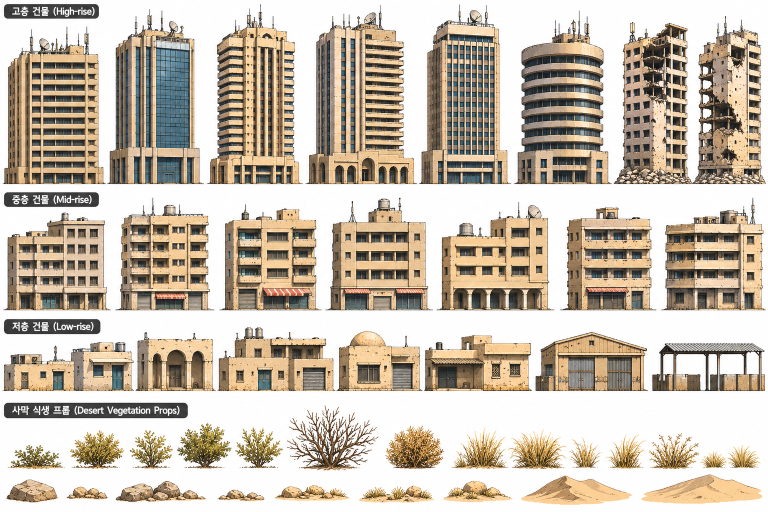
#> input picture tank/assets/ref/buildings_vegetation_sheet.png, 1536 x 1024 px (shown at 1/2 size)
$ python cut_city.py
#> lines starting #> are read from the running program, lines starting #| are printed output that depends on the picture; after the words box and inside, x2 and y2 are one past the last pixel; in counts of white or black regions, pixels touching at a corner belong together
### tank/tools/sheet_cut.py
"""Shared cutter for drawings on a white page (buildings, debris, vegetation): removes the page, the white
islands it leaves inside the drawing, and the pale halo along the edges (the edge pixels are un-mixed from the
white they were blended with, so no white rim shows over a dark background)."""
import numpy as np
from PIL import Image


def _grow(m, n=1):
    for _ in range(n):
        d = m.copy(); d[1:] |= m[:-1]; d[:-1] |= m[1:]; d[:, 1:] |= m[:, :-1]; d[:, :-1] |= m[:, 1:]; m = d
    return m


def _flood(seed, allowed):
    reg = seed & allowed
    while True:
        d = _grow(reg) & allowed
        if (d == reg).all(): return reg
        reg = d


def _islands(mask, min_px):
    """connected regions of mask larger than min_px (4-neighbour), as one boolean array"""
    H, W = mask.shape; seen = np.zeros_like(mask); out = np.zeros_like(mask)
    ys, xs = np.nonzero(mask)
    for y0, x0 in zip(ys, xs):
        if seen[y0, x0]: continue
        st = [(y0, x0)]; seen[y0, x0] = True; comp = []
        while st:
            y, x = st.pop(); comp.append((y, x))
            for v, u in ((y + 1, x), (y - 1, x), (y, x + 1), (y, x - 1)):
                if 0 <= v < H and 0 <= u < W and mask[v, u] and not seen[v, u]: seen[v, u] = True; st.append((v, u))
        if len(comp) >= min_px:
            for y, x in comp: out[y, x] = True
    return out


def cut(img, box, page_thr=226, island_px=400, keep=None):
    """img: PIL RGB; box: (x0, y0, x1, y1). Returns a trimmed RGBA PIL image and its box in the sheet."""
    x0, y0, x1, y1 = box
    a = np.asarray(img.crop(box).convert('RGB')).astype(np.float32)
    mn, mx = a.min(axis=2), a.max(axis=2)
    pale = (mn > page_thr) & (mx - mn < 26)
    border = np.zeros_like(pale); border[0] = border[-1] = True; border[:, 0] = border[:, -1] = True
    bg = _flood(border, pale)
    bg |= _islands(pale & ~bg, island_px)                       # white page seen through gaps in the drawing
    obj = ~bg
    if keep is not None: obj &= keep(a)
    # edge ring (2 px): un-mix from white. Reference colour = mean of the solid pixels nearby.
    inner = obj & ~_grow(~obj, 2)
    ring = obj & ~inner
    acc = np.zeros_like(a); cnt = np.zeros(a.shape[:2], np.float32)
    src = np.where(inner[..., None], a, 0); w = inner.astype(np.float32)
    for dy in range(-3, 4):
        for dx in range(-3, 4):
            acc += np.roll(np.roll(src, dy, 0), dx, 1); cnt += np.roll(np.roll(w, dy, 0), dx, 1)
    ref = acc / np.maximum(cnt, 1)[..., None]
    has = cnt > 0
    alpha = obj.astype(np.float32)
    refmin = ref.min(axis=2)
    al = np.clip((255 - mn) / np.maximum(1, 255 - refmin), 0, 1)
    sel = ring & has
    alpha[sel] = al[sel]
    a[sel] = ref[sel]
    alpha[ring & ~has] = 0
    rgba = np.dstack([np.clip(a, 0, 255).astype(np.uint8), (alpha * 255).astype(np.uint8)])
    ys, xs = np.nonzero(alpha > 0.04)
    if not len(ys): return None, None
    t = rgba[ys.min():ys.max() + 1, xs.min():xs.max() + 1]
    return Image.fromarray(t), (x0 + int(xs.min()), y0 + int(ys.min()), x0 + int(xs.max()) + 1, y0 + int(ys.max()) + 1)

### tank/tools/cut_city.py
#!/usr/bin/env python3
"""Cut the town buildings, vegetation, rocks and debris for the firing range:
  assets/ref/buildings_vegetation_sheet.png → assets/sprites/city/<id>.webp   (buildings, plants, rocks)
  assets/ref/debris_sheet.png               → assets/sprites/debris/<id>.webp
plus a JSON index (sizes; for buildings the roof line, where the solid block starts under the rooftop clutter).
White page, white islands and white edge halos are removed (tools/sheet_cut.py).
usage: python3 tools/cut_city.py
"""
import os, sys, json
import numpy as np
from PIL import Image
sys.path.insert(0, os.path.dirname(os.path.abspath(__file__)))
from sheet_cut import cut

ROOT = os.path.dirname(os.path.dirname(os.path.abspath(__file__)))
def out_dir(n): d = os.path.join(ROOT, 'assets/sprites', n); os.makedirs(d, exist_ok=True); return d
def save(im, d, name, scale):
    if scale != 1: im = im.convert('RGBa').resize((max(1, round(im.width * scale)), max(1, round(im.height * scale))), Image.LANCZOS).convert('RGBA')
    im.save(os.path.join(d, name + '.webp'), quality=90, method=5)
    return im

# ---- buildings: (id, x0, x1, row) on the 6144 x 4096 sheet ----
# band per row; the row captions sit at the far left, so the first building of each row starts lower
ROWS = {'h': (60, 1475), 'm': (1560, 2495), 'l': (2600, 3140)}
FIRST = {'h1': 165, 'm1': 1680, 'l1': 2700}
B = [('h1', 35, 827, 'h'), ('h2', 877, 1596, 'h'), ('h3', 1681, 2392, 'h'), ('h4', 2472, 3311, 'h'), ('h5', 3372, 4058, 'h'), ('h6', 4141, 4866, 'h'),
     ('hd1', 4945, 5511, 'h'), ('hd2', 5571, 6102, 'h'),
     ('m1', 60, 855, 'm'), ('m2', 960, 1679, 'm'), ('m3', 1800, 2529, 'm'), ('m4', 2642, 3424, 'm'), ('m5', 3532, 4393, 'm'), ('m6', 4534, 5211, 'm'), ('m7', 5321, 6108, 'm'),
     ('l1', 31, 1070, 'l'), ('l2', 1099, 1700, 'l'), ('l3', 1750, 2666, 'l'), ('l4', 2712, 3362, 'l'), ('l5', 3399, 4248, 'l'), ('l6', 4284, 5176, 'l'), ('l7', 5218, 6120, 'l')]
VEG = [('bush1', 40, 3530, 530, 3770), ('bush2', 548, 3420, 1006, 3770), ('bush3', 1028, 3420, 1394, 3770), ('bush4', 1408, 3360, 1866, 3770), ('bush5', 1872, 3400, 2272, 3770),
       ('tree', 2288, 3230, 3036, 3780), ('bush6', 3072, 3390, 3560, 3770), ('grass1', 3604, 3400, 4058, 3770), ('grass2', 4060, 3420, 4540, 3770),
       ('grass3', 4540, 3480, 4826, 3762), ('grass4', 4836, 3460, 5178, 3762), ('bush7', 5180, 3450, 5600, 3770), ('grass5', 5592, 3540, 6094, 3762),
       ('rock1', 40, 3820, 472, 4036), ('rock2', 520, 3876, 874, 4012), ('rock3', 912, 3832, 1662, 4032), ('rock4', 1726, 3900, 2126, 4028),
       ('rock5', 2186, 3866, 2806, 4024), ('rock6', 2858, 3868, 3482, 4036), ('rock7', 3536, 3830, 4110, 4032), ('dune1', 4160, 3790, 5066, 4056), ('dune2', 5120, 3780, 6110, 4048)]

# Storeys: the facade is lighter along the floor slabs and darker across the window bands, so the cell rows are
# put on the slab lines: the storey count and phase that put the boundaries on the brightest rows win.
FLOORS = {'h': (9, 17), 'm': (4, 7), 'l': (1, 3)}
def grid(im, roof, kind):
    a = np.asarray(im).astype(np.float32); H, W = a.shape[:2]
    al = a[..., 3] > 128; lum = a[..., :3].mean(axis=2)
    x0, x1 = int(W * 0.2), int(W * 0.8)
    prof = np.array([lum[y, x0:x1][al[y, x0:x1]].mean() if al[y, x0:x1].sum() > 5 else 0 for y in range(H)])
    k = np.ones(5) / 5; prof = np.convolve(prof, k, mode='same')
    body = H - roof; best = None
    lo, hi = FLOORS[kind]
    for n in range(lo, hi + 1):
        P = body / n
        for ph in np.linspace(-P * 0.45, P * 0.45, 19):
            bnd = [roof + ph + P * i for i in range(1, n)]
            mid = [roof + ph + P * (i + 0.5) for i in range(n)]
            ok = [int(y) for y in bnd if 0 <= y < H]; mk = [int(y) for y in mid if 0 <= y < H]
            if not ok: continue
            sc = prof[ok].mean() - prof[mk].mean() - 0.6 * abs(ph) / P
            if best is None or sc > best[0]: best = (sc, n, ph)
    _, n, ph = best
    P = body / n
    rows = [0] + [int(round(roof + ph + P * i)) for i in range(1, n)] + [H]
    rows = sorted(set(max(1, min(H - 1, y)) if 0 < i < n else y for i, y in enumerate(rows)))
    cols = max(2, round(W / (P * 1.45)))                        # bays about one and a half storeys wide
    # snap every boundary to the brightest line near its even position (slabs, piers), within a quarter bay
    def snap(pos, prof, span):
        out = []
        for p in pos:
            lo2, hi2 = int(max(1, p - span)), int(min(len(prof) - 2, p + span))
            out.append(lo2 + int(np.argmax(prof[lo2:hi2 + 1])) if hi2 > lo2 else int(p))
        return out
    rows = [0] + snap(rows[1:-1], prof, P * 0.2) + [H]
    yb0 = roof + int(body * 0.15); cprof = np.array([lum[yb0:, x][al[yb0:, x]].mean() if al[yb0:, x].sum() > 5 else 0 for x in range(W)])
    cprof = np.convolve(cprof, k, mode='same'); bw = W / cols
    xb = [0] + snap([bw * c for c in range(1, cols)], cprof, bw * 0.25) + [W]
    occ = []
    for r in range(len(rows) - 1):
        row = []
        for c in range(cols):
            xa, xb2 = xb[c], xb[c + 1]
            ya, yb = rows[r], rows[r + 1]
            if r == 0: ya = max(ya, roof - 4)                    # rooftop clutter does not count
            cell = al[ya:yb, xa:xb2]
            row.append(1 if cell.size and cell.mean() > 0.35 else 0)
        occ.append(row)
    return rows, xb, occ

def main():
    sheet = Image.open(os.path.join(ROOT, 'assets/ref/buildings_vegetation_sheet.png')).convert('RGB')
#> sheet is the input picture: PIL image 1536x1024 RGB; mean R, G, B 199.5, 188.9, 174.9
    d = out_dir('city'); info = {}
    for bid, x0, x1, r in B:
        y0, y1 = ROWS[r]; y0 = FIRST.get(bid, y0)
        im, box = cut(sheet, (x0 - 6, y0, x1 + 6, y1), island_px=900)
        im = save(im, d, bid, 0.6)
        a = np.asarray(im)[..., 3] > 128
        w = a.sum(axis=1); full = w.max()
        roof = int(np.argmax(w > 0.62 * full))                    # first row where the solid block starts
        rows, cols, occ = grid(im, roof, bid[0])
        info[bid] = {'w': im.width, 'h': im.height, 'roof': roof, 'rows': rows, 'cols': cols, 'occ': occ}
        print(bid, im.width, im.height, roof, len(rows) - 1, len(cols) - 1)
#> this loop made 22 passes
#> (box, full, roof, body in grid, P in grid, rows, yb0 in grid, bw in grid) on passes 9 to 16: ((54, 1680, 861, 2495), 484, 0, 489, 122.2, [0, 97, 219, 342, 489], 73, 161.3), ((954, 1560, 1685, 2495), 439, 0, 561, 140.2, [0, 111, 251, 392, 561], 84, 219.5), ((1794, 1560, 2535, 2495), 445, 0, 561, 140.2, [0, 111, 251, 392, 561], 84, 222.5), ((2636, 1560, 3430, 2495), 476, 0, 561, 140.2, [0, 111, 251, 392, 561], 84, 238), ((3526, 1560, 4399, 2495), 524, 0, 561, 140.2, [0, 111, 251, 392, 561], 84, 174.7), ((4528, 1560, 5217, 2495), 413, 0, 561, 140.2, [0, 111, 251, 392, 561], 84, 206.5), ((5315, 1560, 6114, 2495), 479, 0, 561, 140.2, [0, 111, 251, 392, 561], 84, 239.5), ((25, 2700, 1076, 3140), 631, 0, 264, 132, [0, 105, 264], 39, 210.3)
#> (box, full, roof, body in grid, P in grid, rows, yb0 in grid, bw in grid) on passes 1 to 6: ((29, 165, 833, 1475), 482, 0, 786, 78.6, [0, 87, 167, 247, 332, 413, 486, 554, 632, 711, 786], 117, 120.5), ((871, 60, 1602, 1475), 439, 9, 840, 84, [0, 63, 149, 235, 305, 399, 489, 567, 635, 719, 849], 135, 109.8), ((1675, 60, 2398, 1475), 434, 0, 849, 94.33, [0, 75, 170, 264, 358, 453, 547, 641, 736, 849], 127, 144.7), ((2466, 60, 3317, 1475), 511, 0, 849, 94.33, [0, 75, 170, 264, 358, 453, 547, 641, 736, 849], 127, 127.8), ((3366, 60, 4064, 1475), 419, 0, 849, 94.33, [0, 75, 170, 264, 358, 453, 547, 641, 736, 849], 127, 139.7), ((4135, 60, 4872, 1475), 442, 0, 849, 94.33, [0, 75, 170, 264, 358, 453, 547, 641, 736, 849], 127, 147.3)
#| h1 482 786 0 10 4
#| h2 439 849 9 10 4
#| h3 434 849 0 9 3
#| h4 511 849 0 9 4
#| h5 419 849 0 9 3
#| h6 442 849 0 9 3
#| hd1 347 849 0 9 3
#| hd2 326 849 0 9 2
#> (further printed lines are left out)
#> pass 1, in cut, `pale = (mn > page_thr) & (mx - mn < 26)`:
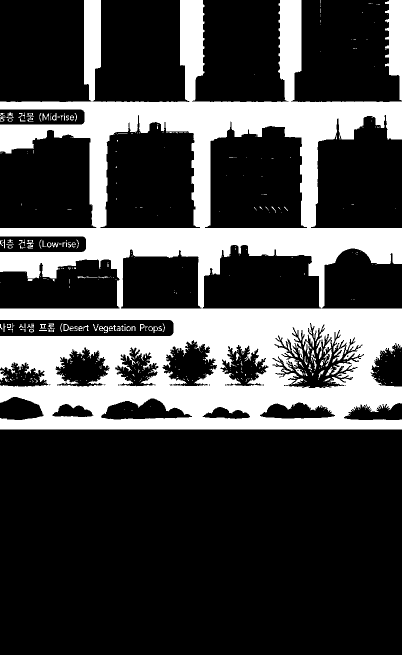
#> pale: shape (1310, 804) bool (shown at 1/2 size); 26.7% white; 449 white regions (361 under 20 px), largest, box (x1, y1, x2, y2) and area: (0, 0, 804, 859) 270858, (770, 0, 804, 201) 4478, (665, 691, 691, 726) 285
#> after the loop, info = 22 items
    for vid, x0, y0, x1, y1 in VEG:
        im, box = cut(sheet, (x0, y0, x1, y1), island_px=300)
        im = save(im, d, vid, 0.5); info[vid] = {'w': im.width, 'h': im.height}
#> this loop made 22 passes
#> box on passes 1 to 12: (40, 3530, 530, 3770), (548, 3420, 1006, 3770), (1028, 3420, 1394, 3770), (1408, 3360, 1866, 3770), (1872, 3400, 2272, 3770), (2288, 3230, 3036, 3780), (3072, 3390, 3560, 3770), (3604, 3400, 4058, 3770), (4060, 3420, 4540, 3770), (4540, 3480, 4826, 3762), (4836, 3460, 5178, 3762), (5180, 3450, 5600, 3770)
#> after the loop, info = 44 items
    json.dump(info, open(os.path.join(d, 'city.json'), 'w'), indent=1)
    # data/city.js: what the game reads (hb: height from the ground to the roof line, m)
    NAMES = {'h1': ('고층 아파트 A', 30), 'h2': ('유리 업무 빌딩', 30), 'h3': ('고층 아파트 B', 32), 'h4': ('아치 기단 빌딩', 32), 'h5': ('업무 빌딩', 30), 'h6': ('원통형 빌딩', 30),
             'hd1': ('파손된 고층 A', 30), 'hd2': ('파손된 고층 B', 30), 'm1': ('중층 건물 1', 15), 'm2': ('중층 건물 2', 18), 'm3': ('중층 건물 3', 15), 'm4': ('중층 건물 4', 15),
             'm5': ('중층 건물 5', 14), 'm6': ('중층 건물 6', 15), 'm7': ('중층 건물 7', 15), 'l1': ('단층 연립', 6), 'l2': ('아치 건물', 7), 'l3': ('2층 상가주택', 7),
             'l4': ('돔 건물', 6.5), 'l5': ('상점 건물', 6), 'l6': ('창고', 7), 'l7': ('차양 시장', 4.5)}
    city = {k: dict(info[k], name=NAMES[k][0], hb=NAMES[k][1], kind=k[0]) for k in NAMES}
#> city = 22 items
    plants = {k: info[k] for k, *_ in VEG}
#> plants = 22 items
    with open(os.path.join(ROOT, 'data/city.js'), 'w') as f:
        f.write('// Town buildings and desert plants cut by tools/cut_city.py (do not edit by hand). rows / cols: cell\n'
                '// boundaries in sprite pixels (rows top-down, on the floor slabs; cols on the piers); occ: which cells hold\n'
                '// wall. hb: height from the ground to the roof line (m). Sprites: assets/sprites/city/<id>.webp\n')
        f.write('window.DS = window.DS || {};\nDS.CITY = ' + json.dumps(city, separators=(',', ':'), ensure_ascii=False) + ';\n')
        f.write('DS.PLANTS = ' + json.dumps(plants, separators=(',', ':')) + ';\n')

    deb = Image.open(os.path.join(ROOT, 'assets/ref/debris_sheet.png')).convert('RGB')
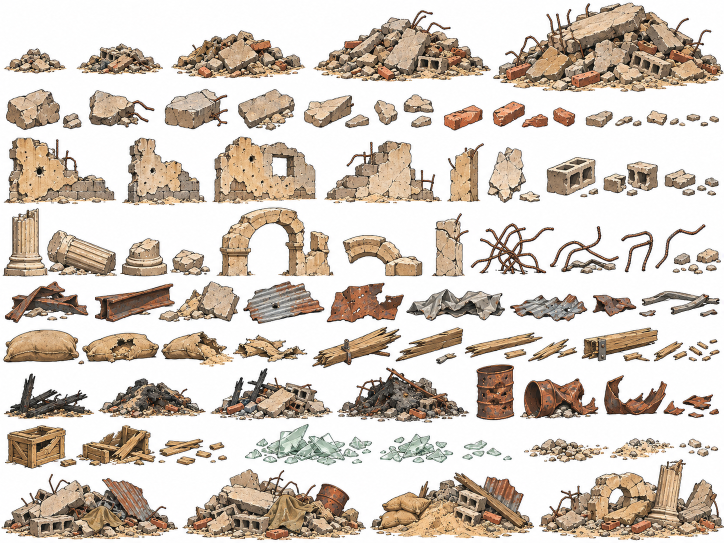
#> input picture tank/assets/ref/debris_sheet.png, 1448 x 1086 px (shown at 1/2 size)
#> deb is the input picture: PIL image 1448x1086 RGB; mean R, G, B 212.2, 201.8, 191.6
    D = {   # id: box on the 1448 x 1086 sheet
        'pile1': (4, 92, 140, 156), 'pile2': (146, 80, 332, 156), 'pile3': (336, 54, 618, 164), 'pile4': (620, 14, 988, 170), 'pile5': (980, 0, 1448, 190),
        'conc1': (6, 174, 120, 264), 'conc2': (172, 176, 314, 260), 'conc3': (324, 172, 460, 264), 'conc4': (472, 174, 594, 266), 'conc5': (604, 186, 702, 262),
        'conc6': (744, 196, 800, 256), 'conc7': (802, 184, 872, 260), 'brick1': (884, 206, 970, 266), 'brick2': (980, 198, 1062, 260), 'brick3': (1062, 198, 1156, 260),
        'grit1': (1166, 216, 1230, 260), 'grit2': (1288, 216, 1442, 258),
        'wall1': (0, 270, 234, 412), 'wall2': (238, 270, 420, 416), 'wall3': (422, 270, 640, 412), 'wall4': (642, 276, 890, 412), 'wall5': (890, 282, 972, 410), 'slab1': (970, 290, 1086, 410),
        'block1': (1088, 310, 1202, 400), 'block2': (1202, 318, 1322, 398), 'col1': (0, 415, 96, 556), 'col2': (96, 450, 236, 556), 'arch': (680, 466, 852, 558), 'pillar': (858, 420, 944, 558),
        'rebar1': (936, 440, 1112, 556), 'rebar2': (1094, 446, 1242, 554), 'rebar3': (1238, 454, 1312, 552), 'rebar4': (1306, 442, 1418, 544),
        'beam1': (4, 558, 184, 652), 'beam2': (186, 558, 352, 652), 'sheet1': (486, 558, 642, 652), 'sheet2': (646, 558, 814, 652), 'sheet3': (808, 572, 1016, 648), 'sheet4': (1016, 580, 1182, 650), 'pipe': (1272, 576, 1446, 640),
        'sack1': (2, 654, 162, 740), 'sack2': (160, 654, 322, 740), 'sack3': (320, 654, 462, 740), 'wood1': (618, 646, 808, 742), 'wood2': (786, 648, 934, 730), 'wood3': (1156, 648, 1332, 730),
        'burnt1': (4, 740, 194, 844), 'burnt2': (192, 728, 422, 844), 'burnt3': (420, 728, 672, 844), 'burnt4': (670, 728, 946, 844),
        'barrel': (944, 748, 1036, 844), 'barrel2': (1036, 750, 1204, 844), 'barrel3': (1202, 744, 1340, 838),
        'crate': (6, 846, 132, 944), 'crate2': (148, 846, 302, 944), 'glass1': (500, 846, 752, 936), 'glass2': (754, 860, 914, 932), 'glass3': (918, 874, 1030, 928), 'gravel': (1042, 870, 1224, 932),
        'mixed1': (0, 934, 362, 1086), 'mixed2': (360, 934, 722, 1086), 'mixed3': (720, 934, 1074, 1086), 'mixed4': (1072, 912, 1448, 1086),
    }
    d2 = out_dir('debris'); info2 = {}
    for k, box in D.items():
        im, b2 = cut(deb, box, page_thr=230, island_px=120)
        im.save(os.path.join(d2, k + '.webp'), quality=90, method=5); info2[k] = {'w': im.width, 'h': im.height}
#> this loop made 63 passes
#> b2 on passes 2, 3, 4, 5, 8, 9, 10, 13, 15, 18, 19, 20: (153, 87, 324, 150), (343, 60, 610, 157), (626, 20, 982, 163), (986, 5, 1448, 184), (329, 177, 456, 259), (476, 178, 590, 262), (608, 190, 702, 257), (888, 210, 966, 262), (1062, 214, 1151, 256), (9, 275, 231, 409), (246, 275, 411, 411), (425, 273, 633, 408)
#> b2 on passes 1, 6, 7, 11, 12: (8, 96, 132, 147), (12, 178, 120, 260), (177, 180, 309, 256), (748, 199, 796, 251), (807, 189, 868, 256)
#> pass 1, in cut (call 45), `a = np.asarray(img.crop(box).convert('RGB')).astype(np.float32)`:
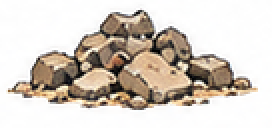
#> a: shape (64, 136, 3) float32 (shown 2 times larger); mean R, G, B 213.4, 204.8, 195.7
#> pass 1, in cut (call 45), `mn, mx = a.min(axis=2), a.max(axis=2)`:
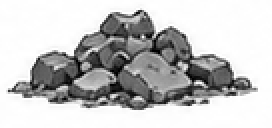
#> mn: shape (64, 136) float32 (shown 2 times larger); min 0, max 255, mean 195.5
#> pass 1, in cut (call 45), `mn, mx = a.min(axis=2), a.max(axis=2)`:
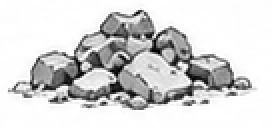
#> mx: shape (64, 136) float32 (shown 2 times larger); min 0, max 255, mean 213.6
#> pass 1, in cut (call 45), `pale = (mn > page_thr) & (mx - mn < 26)`:
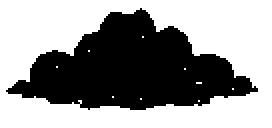
#> pale: shape (64, 136) bool (shown 2 times larger); 59.3% white; 1 black region, box (x1, y1, x2, y2) and area: (3, 4, 129, 55) 3546
#> after the loop:
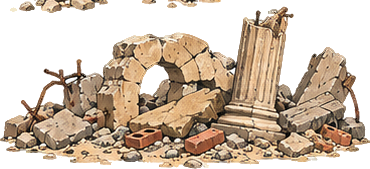
#> im: PIL image 370x169 RGBA; mean R, G, B, A 203.9, 186.7, 169.2, 148.1; transparent parts drawn white
    json.dump(info2, open(os.path.join(d2, 'debris.json'), 'w'), indent=1)
    with open(os.path.join(ROOT, 'data/city.js'), 'a') as f: f.write('DS.DEBRIS = ' + json.dumps(info2, separators=(',', ':')) + ';\n')
    print('debris', len(info2))
#| debris 63

if __name__ == '__main__': main()
